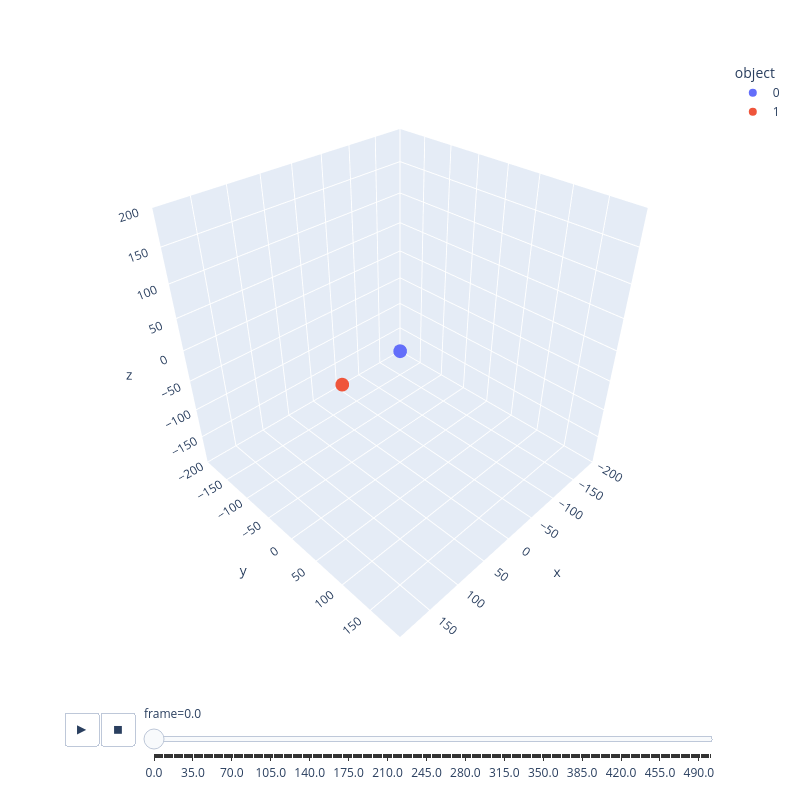

Notebook code cell kept with this figure:
### Markdown cell above
## Circular Elliptical Orbit In Non-Unit Planes

### Code cell
N = 2 #Number of objects
Time = 250 #Duration of the simulation
frame_skip = 50 #Number of timesteps between frames
soft_len = 0.1 #Softening Length to prevent singularities in force calculations when objects get very close to each other
G = 1 #Gravitational Constant (set to 1 for simplicity, can be changed to real value if desired)
R = 20

dt = 0.01 #Timestep
t = 0 #Intializing time
frames = [] #Setting the empty frame list
frame_num = 0 #Intializing frame number

#Setting array of objects: 
    #col 0,1,2 stores position in x,y,z directions
    #col 3 stores mass
    #col 4,5,6 stores momentum in x,y,z directions
    #col 7,8,9 stores force on the object in x,y,z directions
objects = np.zeros([N,10])

objects[0,0:3] = np.array((0,0,0))
objects[0,3] = 5000
objects[0,4:7] = np.array((0,0,0))

objects[1,0:3] = np.array((100,0,0))
objects[1,3] = 1
objects[1,4:7] = np.array((0,28**(0.5),28.25**(0.5)))

while t<Time:
    force_calculation(objects, N, G, soft_len, t, dt, frame_num)
    
    t += dt
    frame_num += 1

#Converting saved position data into a format that px.scatter_3d can use
df = pd.DataFrame(frames, columns=['x','y','z','object','frame'])

fig = px.scatter_3d(
    df,
    x='x',
    y='y',
    z='z',
    color='object',
    animation_frame='frame',
    width=800, 
    height=800,
)

fig.layout.updatemenus[0].buttons[0].args[1]['frame']['duration'] = 10
fig.layout.updatemenus[0].buttons[0].args[1]['transition']['duration'] = 1

fig.update_layout(
    scene=dict(
        xaxis=dict(range=[-10*R, 10*R]),
        yaxis=dict(range=[-10*R, 10*R]),
        zaxis=dict(range=[-10*R, 10*R]),
        aspectmode='cube'
    )
)

fig.show()
